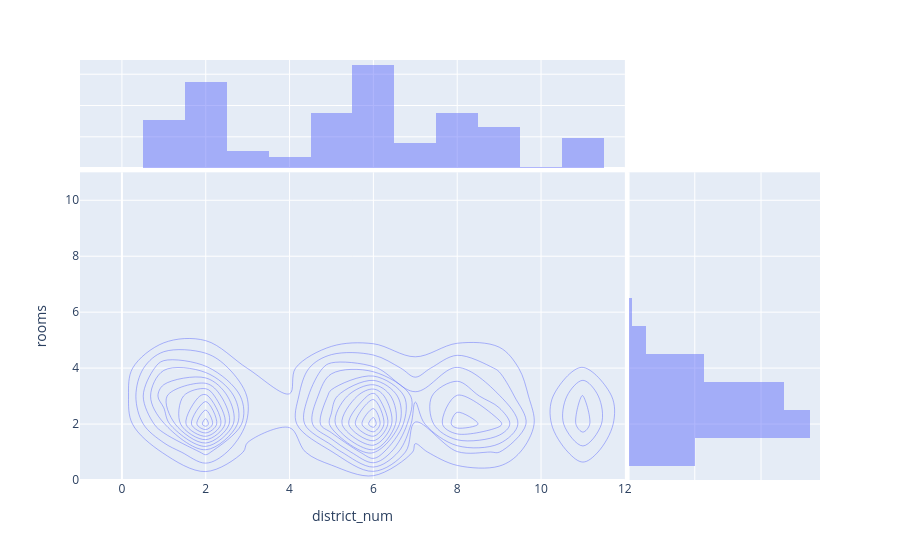

Here is the notebook cell this chart was saved with:
### Code cell
fig = px.density_contour(data, x="district_num", y="rooms", marginal_x="histogram", marginal_y="histogram")
fig.show()

### Figure 1 — Plotly figure (JSON) as saved in the notebook; plotly's stock layout.template omitted (floating-point values rounded to 4 significant figures; data arrays with more than 128 entries replaced by an {"elided": "..."} marker saying what was removed)
{"data": [{"contours": {"coloring": "none"}, "hovertemplate": "district_num=%{x}<br>rooms=%{y}<br>count=%{z}<extra></extra>", "legendgroup": "", "line": {"color": "#636efa"}, "name": "", "showlegend": false, "type": "histogram2dcontour", "x": {"elided": "7565 int values"}, "xaxis": "x", "xbingroup": "x", "y": {"elided": "7565 int values"}, "yaxis": "y", "ybingroup": "y"}, {"alignmentgroup": "True", "bingroup": "x", "hovertemplate": "district_num=%{x}<br>count=%{y}<extra></extra>", "legendgroup": "", "marker": {"color": "#636efa"}, "name": "", "offsetgroup": "", "opacity": 0.5, "showlegend": false, "type": "histogram", "x": {"elided": "7565 int values"}, "xaxis": "x3", "yaxis": "y3"}, {"alignmentgroup": "True", "bingroup": "y", "hovertemplate": "rooms=%{y}<br>count=%{x}<extra></extra>", "legendgroup": "", "marker": {"color": "#636efa"}, "name": "", "offsetgroup": "", "opacity": 0.5, "showlegend": false, "type": "histogram", "xaxis": "x2", "y": {"elided": "7565 int values"}, "yaxis": "y2"}], "layout": {"barmode": "overlay", "legend": {"tracegroupgap": 0}, "margin": {"t": 60}, "xaxis": {"anchor": "y", "domain": [0, 0.7363], "title": {"text": "district_num"}}, "xaxis2": {"anchor": "y2", "domain": [0.7413, 1], "matches": "x2", "showgrid": true, "showline": false, "showticklabels": false, "ticks": ""}, "xaxis3": {"anchor": "y3", "domain": [0, 0.7363], "matches": "x", "showgrid": true, "showticklabels": false}, "xaxis4": {"anchor": "y4", "domain": [0.7413, 1], "matches": "x2", "showgrid": true, "showline": false, "showticklabels": false, "ticks": ""}, "yaxis": {"anchor": "x", "domain": [0, 0.7326], "title": {"text": "rooms"}}, "yaxis2": {"anchor": "x2", "domain": [0, 0.7326], "matches": "y", "showgrid": true, "showticklabels": false}, "yaxis3": {"anchor": "x3", "domain": [0.7426, 1], "matches": "y3", "showgrid": true, "showline": false, "showticklabels": false, "ticks": ""}, "yaxis4": {"anchor": "x4", "domain": [0.7426, 1], "matches": "y3", "showgrid": true, "showline": false, "showticklabels": false, "ticks": ""}}}
